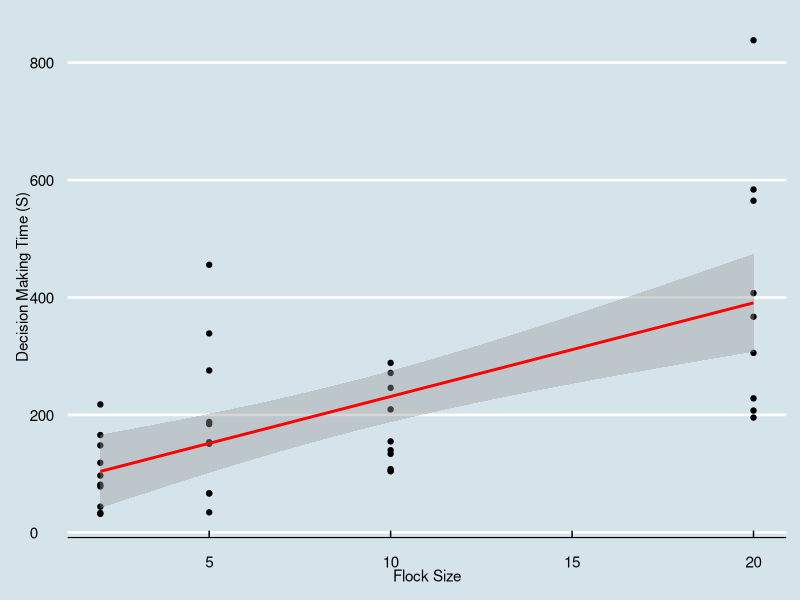
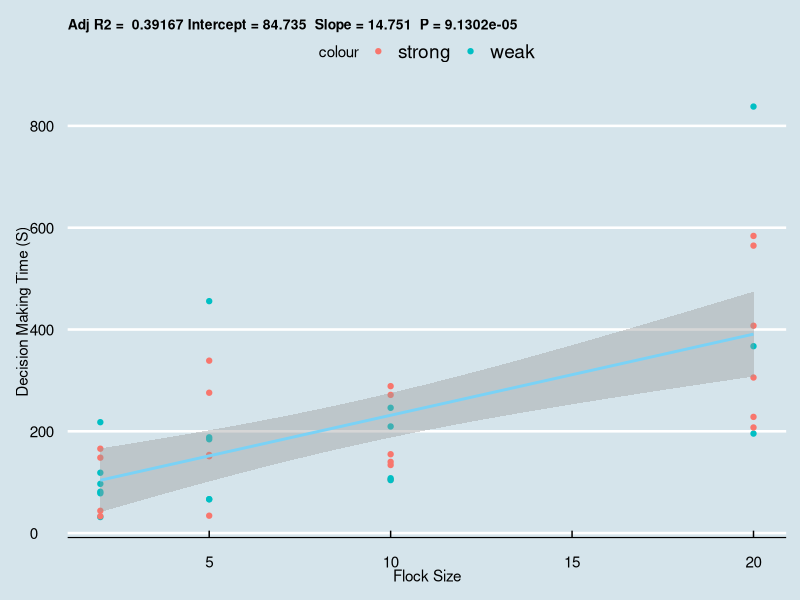

These figures' R source, in order:
## ---- chunk 1
library(ggplot2) #For plotting.
library(ggthemes) #For pretty plots.
library(tidyverse) #For data manipulation.
## ---- chunk 2
# Load data:
data<-read.delim("Data.txt")

# Transform "site" to a factor variable:
data$Site<-as.factor(data$Site)

# Create the aggregated deviation metric:
data = data %>%
    mutate(deviation = ifelse(abs(data$Homing.direction..degrees.) > 20, "strong", "weak"))

# Transform the deviation metric to a factor:
data$deviation<-as.factor(data$deviation)
## ---- chunk 3
set.seed(12)

fit <- lm(data$Decision.making.time..sec. ~ data$Flock.size, data=data)
summary(fit)
## ---- chunk 4
ggplot(data,aes(data$Flock.size, data$Decision.making.time..sec.)) +
  geom_point() + 
  geom_smooth(method='lm', formula= y~x, colour = "red") + theme_economist() + xlab("Flock Size") + ylab("Decision Making Time (S)")
## ---- chunk 5
fit2 <- lm(data$Decision.making.time..sec.~data$Flock.size + data$Homing.direction..degrees.^2)

summary(fit2)
## ---- chunk 6
ggplotRegression <- function (fit) {

require(ggplot2)

ggplot(fit$model, aes_string(x = names(fit$model)[2], y = names(fit$model)[1],colour=data$deviation)) + 
  geom_point() +
  stat_smooth(method = "lm", col = "#7ad2f6") +
  labs(title = paste("Adj R2 = ",signif(summary(fit2)$adj.r.squared, 5),
                     "Intercept =",signif(fit2$coef[[1]],5 ),
                     " Slope =",signif(fit2$coef[[2]], 5),
                     " P =",signif(summary(fit2)$coef[2,4], 5)))
}
## ---- chunk 7
ggplotRegression(fit) + theme_economist() + xlab("Flock Size") + ylab("Decision Making Time (S)") + theme(plot.title = element_text(size=10)) 

